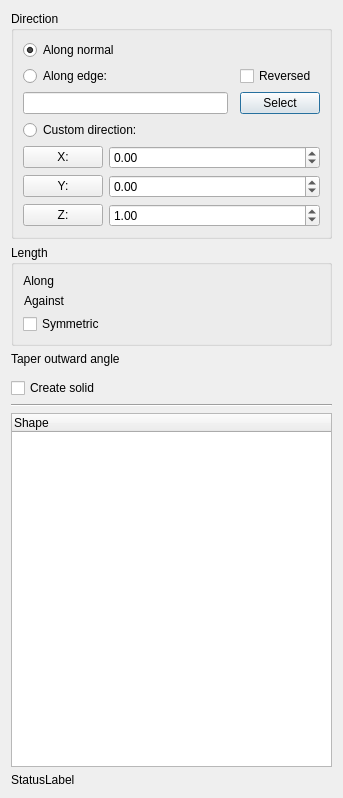
<?xml version="1.0" encoding="UTF-8"?>
<ui version="4.0">
 <class>PartGui::DlgExtrusion</class>
 <widget class="QDialog" name="PartGui::DlgExtrusion">
  <property name="geometry">
   <rect>
    <x>0</x>
    <y>0</y>
    <width>343</width>
    <height>798</height>
   </rect>
  </property>
  <property name="windowTitle">
   <string>Extrude</string>
  </property>
  <layout class="QVBoxLayout" name="verticalLayout_2">
   <item>
    <widget class="QGroupBox" name="groupBox_2">
     <property name="sizePolicy">
      <sizepolicy hsizetype="Preferred" vsizetype="Preferred">
       <horstretch>0</horstretch>
       <verstretch>0</verstretch>
      </sizepolicy>
     </property>
     <property name="title">
      <string>Direction</string>
     </property>
     <layout class="QGridLayout" name="gridLayout_2">
      <item row="4" column="2">
       <widget class="QCheckBox" name="chkReversed">
        <property name="toolTip">
         <string>If checked, direction of extrusion is reversed.</string>
        </property>
        <property name="text">
         <string>Reversed</string>
        </property>
       </widget>
      </item>
      <item row="6" column="0">
       <widget class="QRadioButton" name="rbDirModeCustom">
        <property name="toolTip">
         <string>Specify direction manually using X,Y,Z values.</string>
        </property>
        <property name="text">
         <string>Custom direction:</string>
        </property>
       </widget>
      </item>
      <item row="3" column="0">
       <widget class="QRadioButton" name="rbDirModeNormal">
        <property name="toolTip">
         <string>Extrude perpendicularly to plane of input shape.</string>
        </property>
        <property name="text">
         <string>Along normal</string>
        </property>
        <property name="checked">
         <bool>true</bool>
        </property>
       </widget>
      </item>
      <item row="5" column="2">
       <widget class="QPushButton" name="btnSelectEdge">
        <property name="toolTip">
         <string>Click to start selecting an edge in 3d view.</string>
        </property>
        <property name="text">
         <string>Select</string>
        </property>
       </widget>
      </item>
      <item row="5" column="0">
       <widget class="QLineEdit" name="txtLink"/>
      </item>
      <item row="4" column="0">
       <widget class="QRadioButton" name="rbDirModeEdge">
        <property name="toolTip">
         <string>Set direction to match a direction of straight edge. Hint: to account for length of the edge too, set both lengths to zero.</string>
        </property>
        <property name="text">
         <string>Along edge:</string>
        </property>
       </widget>
      </item>
      <item row="7" column="0" colspan="3">
       <layout class="QFormLayout" name="formLayout">
        <property name="labelAlignment">
         <set>Qt::AlignCenter</set>
        </property>
        <property name="formAlignment">
         <set>Qt::AlignCenter</set>
        </property>
        <item row="0" column="1">
         <widget class="QDoubleSpinBox" name="dirX">
          <property name="sizePolicy">
           <sizepolicy hsizetype="Minimum" vsizetype="Fixed">
            <horstretch>0</horstretch>
            <verstretch>0</verstretch>
           </sizepolicy>
          </property>
          <property name="minimum">
           <double>-2147480000.000000000000000</double>
          </property>
          <property name="maximum">
           <double>2147480000.000000000000000</double>
          </property>
         </widget>
        </item>
        <item row="1" column="1">
         <widget class="QDoubleSpinBox" name="dirY">
          <property name="sizePolicy">
           <sizepolicy hsizetype="Minimum" vsizetype="Fixed">
            <horstretch>0</horstretch>
            <verstretch>0</verstretch>
           </sizepolicy>
          </property>
          <property name="minimum">
           <double>-2147480000.000000000000000</double>
          </property>
          <property name="maximum">
           <double>2147480000.000000000000000</double>
          </property>
         </widget>
        </item>
        <item row="2" column="1">
         <widget class="QDoubleSpinBox" name="dirZ">
          <property name="sizePolicy">
           <sizepolicy hsizetype="Minimum" vsizetype="Fixed">
            <horstretch>0</horstretch>
            <verstretch>0</verstretch>
           </sizepolicy>
          </property>
          <property name="keyboardTracking">
           <bool>false</bool>
          </property>
          <property name="minimum">
           <double>-2147480000.000000000000000</double>
          </property>
          <property name="maximum">
           <double>2147480000.000000000000000</double>
          </property>
          <property name="value">
           <double>1.000000000000000</double>
          </property>
         </widget>
        </item>
        <item row="0" column="0">
         <widget class="QPushButton" name="btnX">
          <property name="toolTip">
           <string/>
          </property>
          <property name="text">
           <string>X:</string>
          </property>
         </widget>
        </item>
        <item row="1" column="0">
         <widget class="QPushButton" name="btnY">
          <property name="text">
           <string>Y:</string>
          </property>
         </widget>
        </item>
        <item row="2" column="0">
         <widget class="QPushButton" name="btnZ">
          <property name="text">
           <string>Z:</string>
          </property>
         </widget>
        </item>
       </layout>
      </item>
     </layout>
    </widget>
   </item>
   <item>
    <widget class="QGroupBox" name="groupBox">
     <property name="title">
      <string>Length</string>
     </property>
     <layout class="QVBoxLayout" name="verticalLayout">
      <item>
       <layout class="QFormLayout" name="formLayout_2">
        <item row="0" column="0">
         <widget class="QLabel" name="label_5">
          <property name="text">
           <string>Along</string>
          </property>
          <property name="alignment">
           <set>Qt::AlignRight|Qt::AlignTrailing|Qt::AlignVCenter</set>
          </property>
         </widget>
        </item>
        <item row="1" column="0">
         <widget class="QLabel" name="label_6">
          <property name="text">
           <string>Against</string>
          </property>
          <property name="alignment">
           <set>Qt::AlignRight|Qt::AlignTrailing|Qt::AlignVCenter</set>
          </property>
         </widget>
        </item>
        <item row="0" column="1">
         <widget class="Gui::QuantitySpinBox" name="spinLenFwd" native="true">
          <property name="sizePolicy">
           <sizepolicy hsizetype="Minimum" vsizetype="Fixed">
            <horstretch>0</horstretch>
            <verstretch>0</verstretch>
           </sizepolicy>
          </property>
          <property name="minimumSize">
           <size>
            <width>0</width>
            <height>0</height>
           </size>
          </property>
          <property name="toolTip">
           <string>Length to extrude along direction (can be negative). If both lengths are zero, magnitude of direction is used.</string>
          </property>
          <property name="unit" stdset="0">
           <string notr="true">mm</string>
          </property>
          <property name="minimum" stdset="0">
           <double>-2147480000.000000000000000</double>
          </property>
          <property name="maximum" stdset="0">
           <double>2147480000.000000000000000</double>
          </property>
          <property name="value" stdset="0">
           <double>1.000000000000000</double>
          </property>
         </widget>
        </item>
        <item row="1" column="1">
         <widget class="Gui::QuantitySpinBox" name="spinLenRev" native="true">
          <property name="sizePolicy">
           <sizepolicy hsizetype="Minimum" vsizetype="Fixed">
            <horstretch>0</horstretch>
            <verstretch>0</verstretch>
           </sizepolicy>
          </property>
          <property name="minimumSize">
           <size>
            <width>0</width>
            <height>0</height>
           </size>
          </property>
          <property name="toolTip">
           <string>Length to extrude against direction (can be negative).</string>
          </property>
          <property name="unit" stdset="0">
           <string notr="true">mm</string>
          </property>
          <property name="minimum" stdset="0">
           <double>-2147480000.000000000000000</double>
          </property>
          <property name="maximum" stdset="0">
           <double>2147480000.000000000000000</double>
          </property>
          <property name="value" stdset="0">
           <double>0.000000000000000</double>
          </property>
         </widget>
        </item>
       </layout>
      </item>
      <item>
       <widget class="QCheckBox" name="chkSymmetric">
        <property name="toolTip">
         <string>Distribute extrusion length equally to both sides.</string>
        </property>
        <property name="text">
         <string>Symmetric</string>
        </property>
       </widget>
      </item>
     </layout>
    </widget>
   </item>
   <item>
    <layout class="QFormLayout" name="formLayout_3">
     <item row="0" column="0">
      <widget class="QLabel" name="label">
       <property name="text">
        <string>Taper outward angle</string>
       </property>
      </widget>
     </item>
     <item row="0" column="1">
      <widget class="Gui::QuantitySpinBox" name="spinTaperAngle" native="true">
       <property name="toolTip">
        <string>Apply slope (draft) to extrusion side faces.</string>
       </property>
       <property name="unit" stdset="0">
        <string notr="true">deg</string>
       </property>
       <property name="minimum" stdset="0">
        <double>-89.999999000000003</double>
       </property>
       <property name="maximum" stdset="0">
        <double>89.999999000000003</double>
       </property>
       <property name="singleStep" stdset="0">
        <double>5.000000000000000</double>
       </property>
      </widget>
     </item>
     <item row="1" column="1">
      <widget class="Gui::QuantitySpinBox" name="spinTaperAngleRev" native="true">
       <property name="toolTip">
        <string>Apply slope (draft) to extrusion side faces.</string>
       </property>
       <property name="unit" stdset="0">
        <string notr="true">deg</string>
       </property>
       <property name="minimum" stdset="0">
        <double>-89.999999000000003</double>
       </property>
       <property name="maximum" stdset="0">
        <double>89.999999000000003</double>
       </property>
       <property name="singleStep" stdset="0">
        <double>5.000000000000000</double>
       </property>
      </widget>
     </item>
    </layout>
   </item>
   <item>
    <widget class="QCheckBox" name="chkSolid">
     <property name="toolTip">
      <string>If checked, extruding closed wires will give solids, not shells.</string>
     </property>
     <property name="text">
      <string>Create solid</string>
     </property>
    </widget>
   </item>
   <item>
    <widget class="Line" name="line">
     <property name="orientation">
      <enum>Qt::Horizontal</enum>
     </property>
    </widget>
   </item>
   <item>
    <widget class="QTreeWidget" name="treeWidget">
     <property name="sizePolicy">
      <sizepolicy hsizetype="Expanding" vsizetype="Expanding">
       <horstretch>0</horstretch>
       <verstretch>0</verstretch>
      </sizepolicy>
     </property>
     <property name="selectionMode">
      <enum>QAbstractItemView::ExtendedSelection</enum>
     </property>
     <property name="indentation">
      <number>20</number>
     </property>
     <property name="rootIsDecorated">
      <bool>false</bool>
     </property>
     <column>
      <property name="text">
       <string>Shape</string>
      </property>
     </column>
    </widget>
   </item>
   <item>
    <widget class="QLabel" name="statusLabel">
     <property name="text">
      <string notr="true">StatusLabel</string>
     </property>
    </widget>
   </item>
  </layout>
  <zorder>groupBox_2</zorder>
  <zorder>chkSolid</zorder>
  <zorder>treeWidget</zorder>
  <zorder>statusLabel</zorder>
  <zorder>groupBox</zorder>
  <zorder>line</zorder>
 </widget>
 <customwidgets>
  <customwidget>
   <class>Gui::QuantitySpinBox</class>
   <extends>QWidget</extends>
   <header>Gui/QuantitySpinBox.h</header>
  </customwidget>
 </customwidgets>
 <tabstops>
  <tabstop>btnX</tabstop>
  <tabstop>dirX</tabstop>
  <tabstop>btnY</tabstop>
  <tabstop>dirY</tabstop>
  <tabstop>btnZ</tabstop>
  <tabstop>dirZ</tabstop>
  <tabstop>rbDirModeNormal</tabstop>
  <tabstop>rbDirModeEdge</tabstop>
  <tabstop>chkReversed</tabstop>
  <tabstop>txtLink</tabstop>
  <tabstop>btnSelectEdge</tabstop>
  <tabstop>chkSymmetric</tabstop>
  <tabstop>chkSolid</tabstop>
  <tabstop>treeWidget</tabstop>
 </tabstops>
 <resources/>
 <connections/>
</ui>
